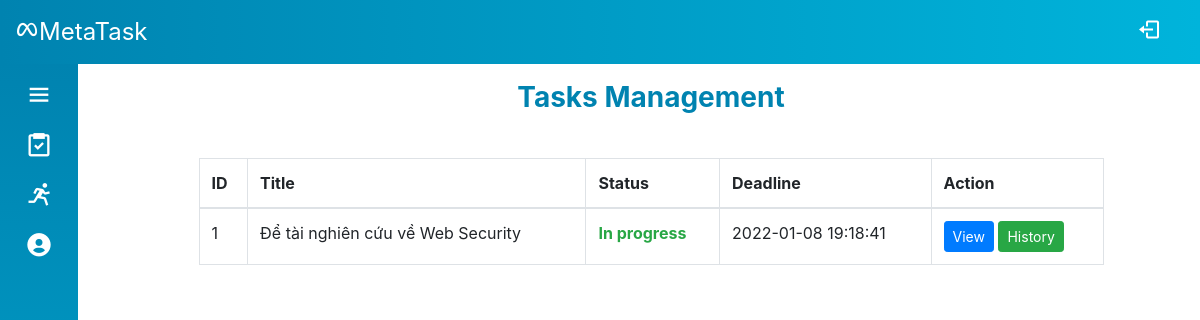
/Source/mvc/index.php (signed in), run on the app's committed database.
### tables this page shows
CREATE TABLE `task` (
  `id` int(6) UNSIGNED NOT NULL,
  `manager_id` int(6) UNSIGNED NOT NULL,
  `staff_id` int(6) UNSIGNED NOT NULL,
  `title` varchar(100) NOT NULL,
  `description` varchar(200) DEFAULT NULL,
  `status` varchar(30) DEFAULT 'New',
  `rating` varchar(10) DEFAULT NULL,
  `date_created` timestamp NOT NULL DEFAULT current_timestamp(),
  `deadline` datetime NOT NULL
);

### Source/mvc/controllers/base_controller.php (called while the page is built, shortened)
<?php
    class BaseController {
        protected $name;
        public function render($view, $data = array()) {
            extract($data);
            require_once('views/' .$this->name . '/' . $view . '.php');
            require_once('views/layout/template.php');
        }
    }
?>

### Source/mvc/controllers/task_controller.php (called while the page is built, shortened)
<?php
require_once('models/Task.php');
require_once('base_controller.php');
class TaskController extends BaseController
{
    public function indexStaff()
    {
        $tasks = Task::getAllAssignedTasks($_SESSION['id']);
        $data = array('tasks' => $tasks);
        $this->render('indexStaff', $data);
    }
}

### Source/mvc/route.php (called while the page is built, shortened)
<?php
$obj = new $className();
$obj->$action();

### Source/mvc/index.php (called while the page is built, shortened)
<?php
require_once('route.php');

### Source/mvc/models/Task.php (called while the page is built, shortened)
<?php
class Task
{
    public function __construct(
        $id,
        $managerID,
        $staffID,
        $title,
        $description,
        $status,
        $rating,
        $date,
        $deadline,
    ) {
        $this->id = $id;
        $this->title = $title;
        $this->status = $status;
        $this->deadline = $deadline;
    }
    public static function getAllAssignedTasks($staffID)
    {
        $sql = "SELECT * FROM task WHERE staff_id = :staffID AND status <> 'Canceled'";
        $conn = DB::getConnection();
        $stm = $conn->prepare($sql);
        $stm->execute(array('staffID' => $staffID));
        $data = array();
        foreach ($stm->fetchAll() as $item) {
            $data[] = new Task($item['id'], $item['manager_id'], $item['staff_id'], $item['title'], $item['description'], $item['status'], $item['rating'], $item['date_created'], $item['deadline']);
        }
        return $data;
    }
}

### Source/mvc/views/task/indexStaff.php (the view)
<div class="container-fluid">
    <div class="row">
        <div class="col-12 col-md-10 offset-md-1">
            <div class="profile-info">
                <div class="info-header mb-3">Tasks Management</div>
                <div class="info-body">
                    <div class="table-wrapper-scroll-y">
                        <table class="table table-bordered table-hover mt-4 table-responsive-md">
                            <thead>
                                <tr>
                                    <th>ID</th>
                                    <th>Title</th>
                                    <th>Status</th>
                                    <th>Deadline</th>
                                    <th>Action</th>
                                </tr>
                            </thead>
                            <tbody id="table-body">
                                <?php
                                foreach ($data['tasks'] as $s) {
                                ?>
                                    <tr>
                                        <td><?= $s->id ?></td>
                                        <td><?= $s->title ?></td>
                                        <td class="text-success font-weight-bold"><?= $s->status ?></td>
                                        <td><?= $s->deadline ?></td>
                                        <td>
                                            <a class="btn btn-sm btn-primary" href="?controller=task&action=viewStaff&id=<?= $s->id ?>">View</a>
                                            <a class="btn btn-sm btn-success" href="?controller=task&action=indexHistory&id=<?= $s->id ?>">History</a>
                                        </td>
                                    </tr>
                                <?php
                                }
                                ?>
                            </tbody>
                        </table>
                    </div>
                </div>
            </div>
        </div>
    </div>
</div>

### Source/mvc/style.css (style rules this page uses)
* { padding: 0; margin: 0; box-sizing: border-box; list-style-type: none; }
body { position: relative; min-height: 100vh; width: 100%; }
.profile-info, .profile-img { height: 360px; }
.modal .modal-header .modal-title, .profile-info .info-header { text-align: center; font-size: 28px; font-weight: 700; color: #0083b0; }
.table-wrapper-scroll-y { height: 60vh; overflow: auto; }

### data on the page
task: id "1", title "Để tài nghiên cứu về Web Security", status "In progress", deadline "2022-01-08 19:18:41"
